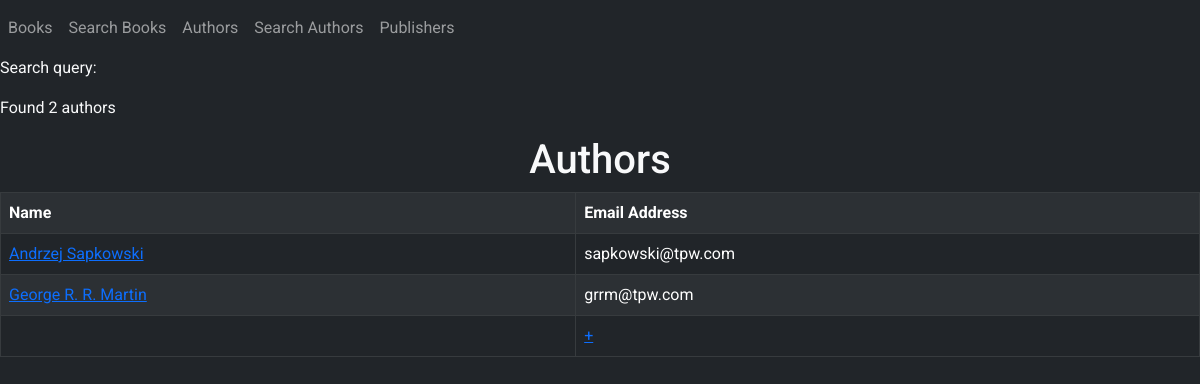
Before: /authors/ with the older database file.
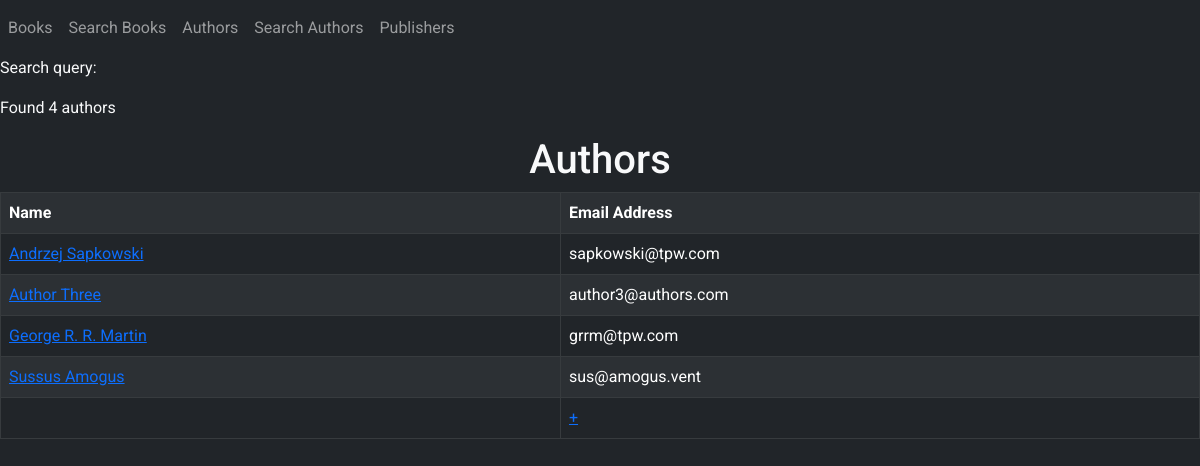
After: the same page with the newer database file.
### app/models.py (models this page shows, shortened)
class Author(models.Model):
    name = models.CharField(max_length=70)
    email = models.EmailField()
    def __str__(self):
        return self.name

### app/views.py (the view)
# urls.py: path('authors/', views.authors_page),
def authors_page(request):
    authors = Author.objects.all().order_by('name')
    params = {'authors': authors}
    print(f'{params=}')
    return render(request, 'authors.html', params)

### templates/authors.html
{% extends "layout.html" %}
{% block content %}
    <p>Search query: <strong>{{ query }}</strong></p>
    {% if authors %}
        <p>Found {{ authors|length }} author{{ authors|pluralize }}</p>
        <table class="table table-dark table-striped table-bordered">
            <h1 class="text-center">Authors</h1>
            <tr>
                <th>Name</th>
                <th>Email Address</th>
            </tr>
            {% for author in authors %}
                <tr>
                    <td><a href="/authors/{{ author.id }}">{{ author.name }}</a></td>
                    <td>{{ author.email }}</td>
                </tr>
            {% endfor %}
            <tr>
                <td></td>
                <td><a href="/authors/add">+</a></td>
            </tr>
        </table>
    {% else %}
        <p>No results found.</p>
    {% endif %}
{% endblock %}

### templates/layout.html (shortened to what this page needs)
<!DOCTYPE html>
<html lang="en">
<head>
    <link rel="stylesheet" href="https://cdn.jsdelivr.net/npm/bootstrap@5.1.3/dist/css/bootstrap.min.css"
>
</head>
<body class="bg-dark text-light">
<nav class="navbar navbar-expand-lg navbar-dark bg-dark">
    <div class="collapse navbar-collapse" id="navbarSupportedContent">
        <ul class="navbar-nav mr-auto">
            <li class="nav-item active">
                <a class="nav-link" href="/books">Books</a>
            </li>
            <li class="nav-item active">
                <a class="nav-link" href="/booksearch">Search Books</a>
            </li>
            <li class="nav-item">
                <a class="nav-link" href="/authors">Authors</a>
            </li>
            <li class="nav-item">
                <a class="nav-link" href="/authorsearch">Search Authors</a>
            </li>
            <li class="nav-item">
                <a class="nav-link" href="/publishers">Publishers</a>
            </li>
        </ul>
    </div>
</nav>
{% block content %}
{% endblock %}
</body>
</html>

### templates/layout.html (style rules this page uses)
* { font-family: Roboto; }

Changed rows visible on the page:
added Author: name "Author Three", email "author3@authors.com"
added Author: name "Sussus Amogus", email "sus@amogus.vent"
Other visible differences:
{{ authors|length }}: "2" → "4"
